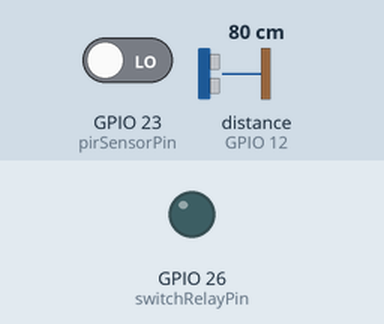
The sketch below on a simulated ESP32. On the bench: output pins drawn as LEDs (lit = HIGH). Inputs (shaded band) come from the test bench; at power-on: distance to the obstacle (sensor on GPIO 12) 80 cm, GPIO 23 (pirSensorPin) LOW. The echo pulse lasts 58.3 µs per cm; WiFi joins after 1.5 s; servers stay silent unless stated; pins used as bus, display or sensor lines are not drawn; what the sketch prints to the serial monitor is not drawn.

Above: at 18.0 s.
18.1 s: distance to the obstacle (sensor on GPIO 12) set to 96 cm
34.0 s: distance to the obstacle (sensor on GPIO 12) set to 107 cm
At 38.6 s:
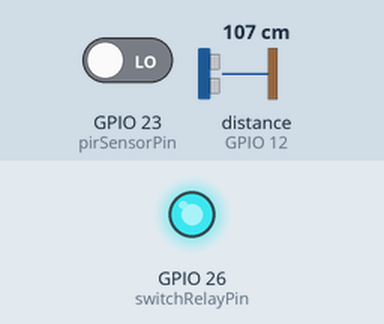
49.9 s: GPIO 23 (pirSensorPin) driven HIGH
65.8 s: distance to the obstacle (sensor on GPIO 12) set to 2 cm
At 71.0 s:
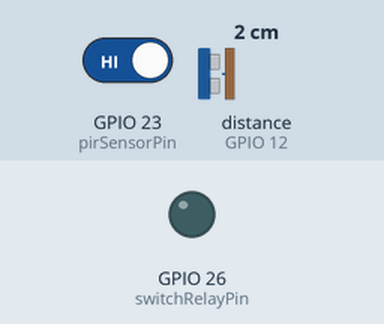
Timing chart, 0 to 72.5 s (numbered marks = the images above; inputs shaded):
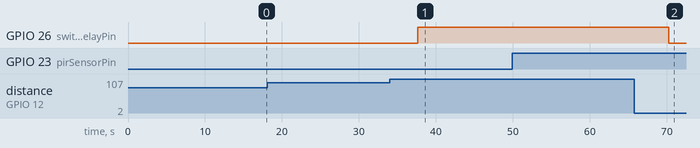

The sketch:

sketch.ino
```cpp
#include <WiFi.h>
#include <ThingSpeak.h>
char ssid[] = "Wokwi-GUEST";
char pass[] = "";
WiFiClient client;
unsigned long myChannelNumber =  2326385;
const char * myWriteAPIKey = "QNCY8FUD8V0NJSG3";
const int pirSensorPin = 23;         // Pin connected to PIR motion sensor
const int ultrasonicTriggerPin = 33;  // Pin connected to the Ultrasonic sensor trigger
const int ultrasonicEchoPin = 12;     // Pin connected to the Ultrasonic sensor echo
const int switchRelayPin = 26;

int pirState = LOW;
int val = 0;
int distance = 0;  // Initialize distance
int StatusCode;

// Variables
bool isMotionDetected = false;  // Flag to track motion detection

void setup() {
WiFi.mode(WIFI_STA);
ThingSpeak.begin(client);
  pinMode(pirSensorPin, INPUT);
  pinMode(ultrasonicTriggerPin, OUTPUT);
  pinMode(ultrasonicEchoPin, INPUT);
  pinMode(switchRelayPin, OUTPUT);
  digitalWrite(switchRelayPin, LOW);  // Turn off the switch initially
  Serial.begin(115200);  // Initialize serial communication
}

void loop() {
  connectToCloud();
computeData();
writeData();
delay(1000);
}
void connectToCloud(){
if(WiFi.status() != WL_CONNECTED) {
Serial.print("Attempting to connect");
while(WiFi.status() != WL_CONNECTED) {
WiFi.begin(ssid, pass);
for(int i=0;i<5;i++) {
Serial.print(".");
delay(1000);
}
}
Serial.println("\nConnected.");
}
}
void computeData(){
  // Check PIR motion sensor
  val = digitalRead(pirSensorPin);  // Read input value
  if (val == HIGH) {  // Check if the input is HIGH
    digitalWrite(switchRelayPin, HIGH);  // Turn switch ON
    if (pirState == LOW) {
      // We have just turned on
      Serial.println("Motion detected!");
      // We only want to print on the output change, not state
      pirState = HIGH;
    }
  } else {
    digitalWrite(switchRelayPin, LOW);  // Turn switch OFF
    if (pirState == HIGH) {
      // We have just turned off
      Serial.println("Motion ended!");
      // We only want to print on the output change, not state
      pirState = LOW;
    }
  }

  // Check Ultrasonic sensor
  distance = measureDistance();

}

int measureDistance() {
  // Send a pulse to the Ultrasonic sensor
  digitalWrite(ultrasonicTriggerPin, LOW);
  delayMicroseconds(2);
  digitalWrite(ultrasonicTriggerPin, HIGH);
  delayMicroseconds(10);
  digitalWrite(ultrasonicTriggerPin, LOW);

  // Measure the duration of the pulse
  long duration = pulseIn(ultrasonicEchoPin, HIGH);

  // Calculate the distance based on the speed of sound (343 m/s or 0.0343 cm/µs)
  int distance = duration * 0.0343 / 2;
   if (isMotionDetected || distance <= 100) {
    digitalWrite(switchRelayPin, LOW);  // Turn on the switch
  } else {
    digitalWrite(switchRelayPin, HIGH);   // Turn off the switch
  }

  return distance;
}
 void writeData(){
ThingSpeak.setField(1, pirState);
ThingSpeak.setField(2, distance);
StatusCode = ThingSpeak.writeFields(myChannelNumber,myWriteAPIKey);
if(StatusCode == 200) //successful writing code
Serial.println("Channel update successful.");
else
Serial.println("Problem Writing data. HTTP error code :" +
String(StatusCode));
delay(15000); // data to be uploaded every 15secs
 }
```

Measured:
- the behaviour switches between 101 and 102 cm on distance to the obstacle (sensor on GPIO 12) (found by bisection; images 0 and 1)
- after the input at 18.1 s, every drawn part: stays the same
- after the input at 34.0 s, GPIO 26 (switchRelayPin): LOW → HIGH after 3.6 s
- after the input at 49.9 s, every drawn part: stays the same
- after the input at 65.8 s, GPIO 26 (switchRelayPin): HIGH → LOW after 4.4 s
